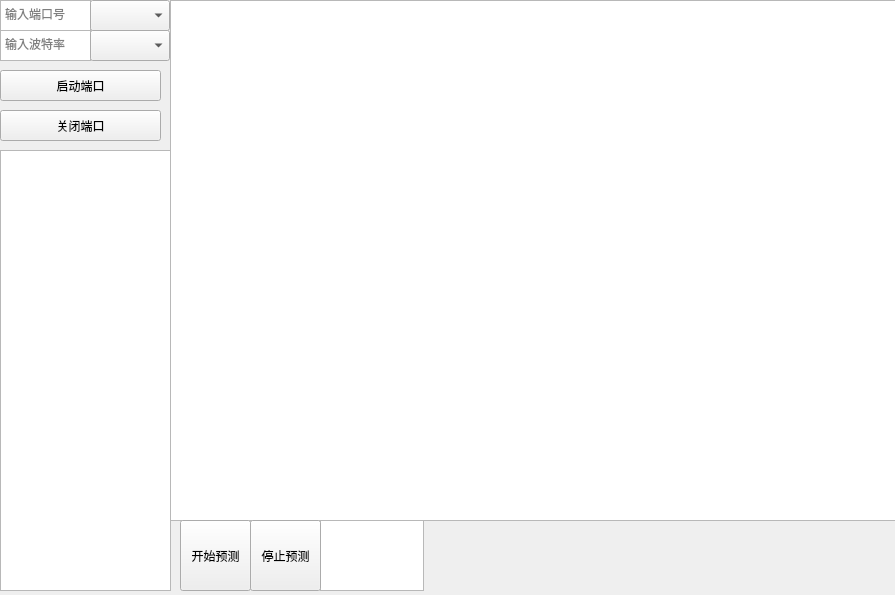
<?xml version="1.0" encoding="UTF-8"?>
<ui version="4.0">
 <class>MainWindow</class>
 <widget class="QMainWindow" name="MainWindow">
  <property name="geometry">
   <rect>
    <x>0</x>
    <y>0</y>
    <width>895</width>
    <height>595</height>
   </rect>
  </property>
  <property name="windowTitle">
   <string>MainWindow</string>
  </property>
  <property name="styleSheet">
   <string notr="true"/>
  </property>
  <widget class="QWidget" name="centralwidget">
   <widget class="QTextEdit" name="ComName">
    <property name="geometry">
     <rect>
      <x>0</x>
      <y>0</y>
      <width>91</width>
      <height>31</height>
     </rect>
    </property>
    <property name="placeholderText">
     <string>输入端口号</string>
    </property>
   </widget>
   <widget class="QTextEdit" name="BaudName">
    <property name="geometry">
     <rect>
      <x>0</x>
      <y>30</y>
      <width>91</width>
      <height>31</height>
     </rect>
    </property>
    <property name="placeholderText">
     <string>输入波特率</string>
    </property>
   </widget>
   <widget class="QPushButton" name="start">
    <property name="geometry">
     <rect>
      <x>0</x>
      <y>70</y>
      <width>161</width>
      <height>31</height>
     </rect>
    </property>
    <property name="text">
     <string>启动端口</string>
    </property>
   </widget>
   <widget class="QComboBox" name="port_combo">
    <property name="geometry">
     <rect>
      <x>90</x>
      <y>0</y>
      <width>80</width>
      <height>31</height>
     </rect>
    </property>
   </widget>
   <widget class="QComboBox" name="baud_combo">
    <property name="geometry">
     <rect>
      <x>90</x>
      <y>30</y>
      <width>80</width>
      <height>31</height>
     </rect>
    </property>
   </widget>
   <widget class="QGraphicsView" name="image">
    <property name="geometry">
     <rect>
      <x>0</x>
      <y>150</y>
      <width>171</width>
      <height>441</height>
     </rect>
    </property>
   </widget>
   <widget class="QTextEdit" name="message">
    <property name="geometry">
     <rect>
      <x>170</x>
      <y>0</y>
      <width>731</width>
      <height>521</height>
     </rect>
    </property>
    <property name="readOnly">
     <bool>true</bool>
    </property>
   </widget>
   <widget class="QPushButton" name="StartPredict">
    <property name="geometry">
     <rect>
      <x>180</x>
      <y>520</y>
      <width>71</width>
      <height>71</height>
     </rect>
    </property>
    <property name="text">
     <string>开始预测</string>
    </property>
    <property name="icon">
     <iconset>
      <normaloff>resource/broom.svg</normaloff>resource/broom.svg</iconset>
    </property>
   </widget>
   <widget class="QPushButton" name="close">
    <property name="geometry">
     <rect>
      <x>0</x>
      <y>110</y>
      <width>161</width>
      <height>31</height>
     </rect>
    </property>
    <property name="text">
     <string>关闭端口</string>
    </property>
   </widget>
   <widget class="QTextEdit" name="label">
    <property name="geometry">
     <rect>
      <x>320</x>
      <y>520</y>
      <width>104</width>
      <height>71</height>
     </rect>
    </property>
    <property name="readOnly">
     <bool>true</bool>
    </property>
   </widget>
   <widget class="QPushButton" name="StopPredict">
    <property name="geometry">
     <rect>
      <x>250</x>
      <y>520</y>
      <width>71</width>
      <height>71</height>
     </rect>
    </property>
    <property name="text">
     <string>停止预测</string>
    </property>
    <property name="icon">
     <iconset>
      <normaloff>resource/broom.svg</normaloff>resource/broom.svg</iconset>
    </property>
   </widget>
  </widget>
 </widget>
 <resources/>
 <connections/>
</ui>
